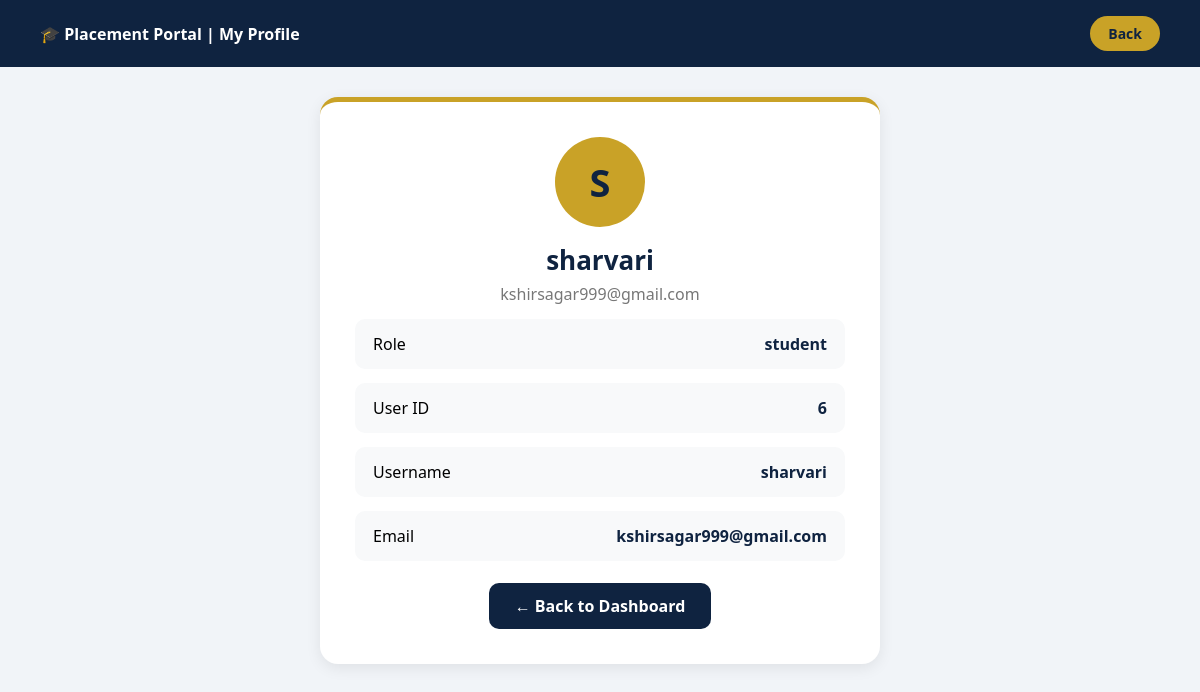
Screenshot of /home/profile/ (signed in) with the database file from the repository.
### accounts/models.py (models this page shows, shortened)
class CustomUser(AbstractUser):
    ROLE_CHOICES = [
        ('student', 'Student'),
        ('tpo', 'TPO'),
        ('company', 'Company'),
    ]
    role = models.CharField(max_length=20, choices=ROLE_CHOICES, default='student')
    phone = models.CharField(max_length=15, blank=True, null=True)

### placement_portal/views.py (the view)
# urls.py: path('profile/',views.profile_view,name='profile'),
@login_required
def profile_view(request):
    return render(request,'accounts/profile.html')

### config/templates/accounts/profile.html (shortened to what this page needs)
<!DOCTYPE html>
<html><head><title>My Profile</title>
</head><body>
<div class="navbar"><b>🎓 Placement Portal | My Profile</b><a href="/accounts/dashboard/">Back</a></div>
<div class="container"><div class="card">
<div class="avatar">{{ user.username|first|upper }}</div>
<h1>{{ user.username }}</h1><p>{{ user.email }}</p>
<div class="row"><span>Role</span><b>{{ user.profile.role|default:"student" }}</b></div>
<div class="row"><span>User ID</span><b>{{ user.id }}</b></div>
<div class="row"><span>Username</span><b>{{ user.username }}</b></div>
<div class="row"><span>Email</span><b>{{ user.email }}</b></div>
<a class="btn" href="/accounts/dashboard/">← Back to Dashboard</a>
</div></div></body></html>

### config/templates/accounts/profile.html (style rules this page uses)
* { margin:0;padding:0;box-sizing:border-box;font-family:'Segoe UI',Arial }
body { background:#F1F4F8 }
.navbar { background:#0F2340;color:white;padding:16px 40px;display:flex;justify-content:space-between;align-items:center }
.navbar a { background:#C9A227;color:#0F2340;padding:8px 18px;border-radius:20px;text-decoration:none;font-weight:700;font-size:14px }
.container { max-width:600px;margin:30px auto;padding:0 20px }
.card { background:white;border-radius:18px;padding:35px;box-shadow:0 4px 15px rgba(0,0,0,0.08);border-top:5px solid #C9A227;text-align:center }
.avatar { width:90px;height:90px;background:#C9A227;color:#0F2340;font-size:38px;font-weight:800;border-radius:50%;display:flex;align-items:center;justify-content:center;margin:0 auto 15px }
.card h1 { color:#0F2340;font-size:26px }
.card p { color:#777;margin-top:5px }
.row { display:flex;justify-content:space-between;background:#F8F9FA;padding:14px 18px;border-radius:10px;margin-top:14px;text-align:left }
.row b { color:#0F2340 }
.btn { display:inline-block;margin-top:22px;background:#0F2340;color:white;padding:12px 26px;border-radius:10px;text-decoration:none;font-weight:700 }

### rows the page displays
CustomUser: username|first "S", username "sharvari", email "kshirsagar999@gmail.com", profile.role "student", id "6"
